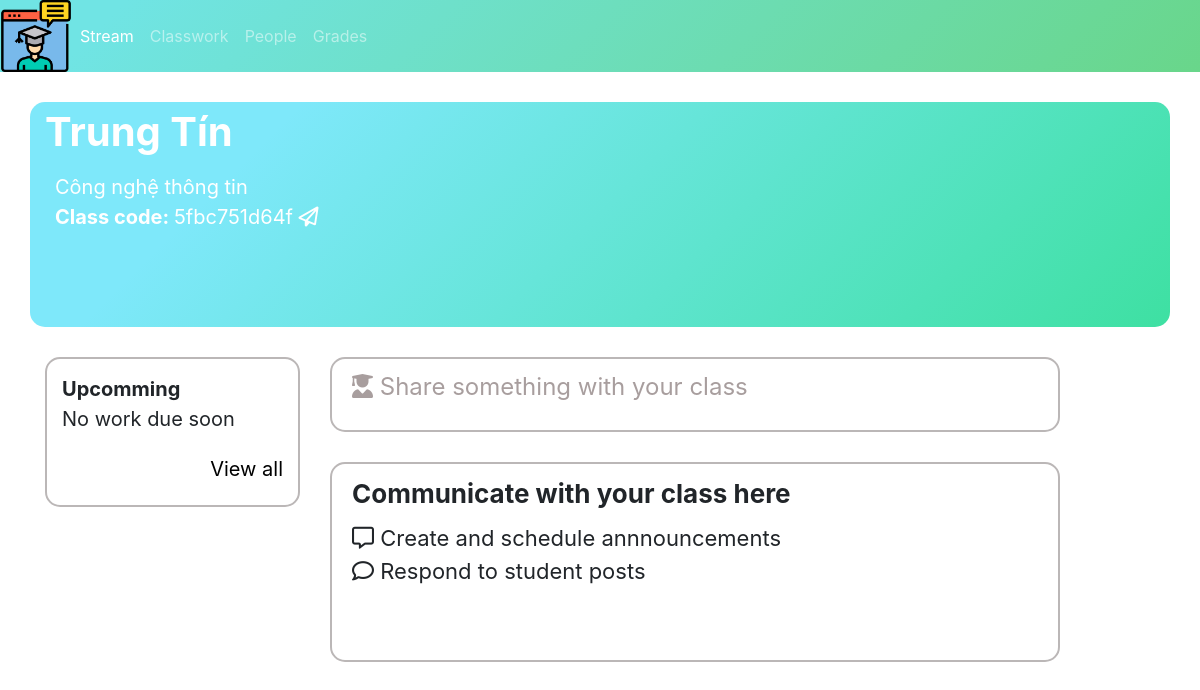
The page /public/stream.php?id=5fbc751d64f on the database its author committed.
### tables this page shows
CREATE TABLE `class` (
  `id` varchar(11) NOT NULL,
  `name` varchar(100) DEFAULT NULL,
  `subject` varchar(100) DEFAULT NULL,
  `teacher` varchar(100) DEFAULT NULL,
  `room` varchar(10) DEFAULT NULL,
  `image` varchar(100) DEFAULT NULL,
  `created_by_who` varchar(100) DEFAULT NULL,
  `created_by_id` int(11) DEFAULT NULL,
  `updated_at` timestamp NULL DEFAULT NULL ON UPDATE current_timestamp()
);

### libraries/Database.php (called while the page is built, shortened)
<?php
    class Database
    {
        public $link;
        public function __construct()
        {
            $this->link = mysqli_connect("localhost","root","","web_classroom") or die ();
            mysqli_set_charset($this->link,"utf8");
        }
        public function fetchOne($table , $query)
        {
            $sql  = "SELECT * FROM {$table} WHERE ";
            $sql .= $query;
            $sql .= "LIMIT 1";
            $result = mysqli_query($this->link,$sql) or die("Lỗi  truy vấn fetchOne " .mysqli_error($this->link));
            return mysqli_fetch_assoc($result);
        }
    }
?>

### autoload/autoload.php (called while the page is built, shortened)
<?php
require_once __DIR__. "/../libraries/Database.php";
$db = new Database;
?>

### public/stream.php (the view, shortened to what this page needs)
<?php
    require_once __DIR__. "/../autoload/autoload.php";
    $id = $_GET['id'];
    $EditClass = $db -> fetchOne('class',"id = '".$id."'");
?>
<!DOCTYPE html>
<html>
    <head>
        <link href="css/style.css" rel="stylesheet" type="text/css" />
        <link rel="stylesheet" href="https://maxcdn.bootstrapcdn.com/bootstrap/4.5.2/css/bootstrap.min.css">
        <link rel="stylesheet" href="https://cdnjs.cloudflare.com/ajax/libs/font-awesome/4.7.0/css/font-awesome.min.css">
    </head>
    <body>
        <nav class="navbar navbar-expand bg-primary navbar-dark p-0 sticky-top">
            <ul class="navbar-nav w-100">
                <span onclick="openNav()"><img class="logo" src="image/logov2.png"></span>
                <li class="nav-item active">
                    <a class="nav-link" href="#">Stream</a>
                </li>
                <li class="nav-item">
                    <a class="nav-link" href="#">Classwork</a>
                </li>
                <li class="nav-item">
                    <a class="nav-link" href="people.php?id=<?php echo $EditClass['id'] ?>">People</a>
                </li>
                <li class="nav-item">
                    <a class="nav-link" href="#">Grades</a>
                </li>
            </ul>
        </nav>
        <div class=" stream container-sm">
            <div class="row head">
                <div class="banner col-12">
                <b><?php echo $EditClass['teacher'] ?></b></br>
                <p id="cntt">
                <?php echo $EditClass['subject'] ?></br>
                    <b>Class code: </b> <?php echo $EditClass['id'] ?>  <i class="far fa-paper-plane"></i>
                </p>
                </div>
            </div>
            <div class="content">
                <div class="row">
                    <div class="banner2 col-lg-3" >
                            <div class="banner3 " id="commute1">
                                <b>Upcomming</b></br>
                                No work due soon</br>
                                <p id="viewall"><a href="#">View all</a></p>
                            </div>
                    </div>
                    <div class="banner2 class-anounce col-lg-8">
                        <div class="banner3" id="commute2">
                            <label for ="showaddannouncement"><i class=" fas fa-user-graduate"></i> Share something with your class </label>
                        </div>
                        <div class="banner3 commute" id="commute3">
                            <b>Communicate with your class here</b></br>
                            <div id="announce">
                                <i class="far fa-comment-alt"> </i>  Create and schedule annnouncements </br>
                                <i class="far fa-comment"> </i> Respond to student posts
                            </div>
                        </div>
                    </div>
                </div>
            </div>
        </div>
    </body>
</html>

### public/css/style.css (style rules this page uses)
.logo { height: 72px; font-size: 30px; cursor: pointer; }
a:link { color: black; }
.nav-link { padding-top: 1.5rem !important; padding-bottom: 1.5rem !important; }
ol, ul { list-style: none; }
.banner { background-color: #db9841; background-image: linear-gradient(315deg, #3ee0a2 0%, #7ee8fa 80%); height: 225px; font-size: 40px; border-radius: 15px; margin-top: 30px; }
.banner2 { margin-top: 20px; height: 300px; font-size: 40px; border-radius: 15px; }
.banner3 { margin-top: 10px; height: auto; font-size: 40px; border-radius: 15px; border: 2px solid rgb(187, 183, 183); }
#commute1 { height: 150px; border: 2px solid rgb(187, 183, 183); font-size: 20px; padding: 15px; }
#commute2 { height: 75px; padding: 10px 20px 20px 20px; font-size: 24px; color: rgb(168, 158, 158); }
#commute3 { margin-top: 30px; height: 200px; padding: 10px 20px 20px 20px; font-size: 26px; }
#announce { padding-top: 9px; font-size: 22px; }
#viewall { padding-top: 20px; text-align: right; color: orange; }
#cntt { font-size: 20px; padding: 10px; }
.head { color: white; }
label { cursor: pointer; }
.navbar { background-image: linear-gradient(315deg, #69d68a 0%, #70e4e4 90%); }
body, html { height: 100%; margin: 0; }

### rows shown on the page
class: teacher "Trung Tín", subject "Công nghệ thông tin", id "5fbc751d64f"
